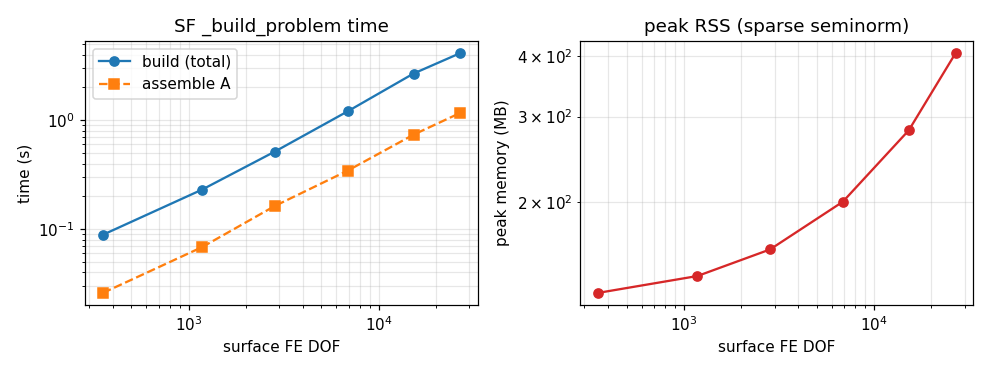

The script that saved this image:
#!/usr/bin/env python3
"""SF design scaling benchmark: build time + peak memory vs surface-mesh DOF.

Measures ``calc_streamfunction._build_problem`` (mesh load + Biot-Savart design
matrix assembly + sparse seminorm fold + ACA+TSVD factorisation) on a cylinder
lateral-surface Gx coil at a density sweep, plus the dominant sub-cost
(``_assemble_biot_savart``).  One case at a time (Benchmark Policy); records
peak RSS via psutil.

Motivation (2026-06-03): the regularisation seminorm and the DOF-reduction
matrix R were dense N x N, making ``_build_problem`` an O(N^2) time + memory
wall (13.3 s and 3.75 GB at N = 15 260 DOF).  Sparsifying both (the FE
stiffness is ~2 % dense) + factor-once ``splu`` in
``RegularizedTSVD.from_stiffness`` removed it; the ACA fold is now ~0.3 s and
peak memory ~0.2 GB at the same DOF count (44x / 19x).  This script locks the
post-fix curve; results JSON is committed next to it (Data Persistence Policy).

    python bench_sf_scaling.py                 # default sweep, writes JSON + PNG
    python bench_sf_scaling.py --max-ndof 30000
"""
from __future__ import annotations

import argparse
import json
import os
import platform
import time

import numpy as np


def _peak_mb():
    try:
        import psutil
        m = psutil.Process(os.getpid()).memory_info()
        return float(getattr(m, "peak_wset", m.rss)) / 2 ** 20
    except Exception:
        return -1.0


def _gen_cylinder(maxh, out):
    from netgen.occ import Cylinder, Pnt, Z, OCCGeometry
    a, L = 0.15, 0.50
    cyl = Cylinder(Pnt(0, 0, -L / 2), Z, r=a, h=L)
    lateral = max(cyl.faces, key=lambda f: f.mass)
    OCCGeometry(lateral).GenerateMesh(maxh=maxh).Save(out)


def _gen_eval(out):
    from netgen.occ import Sphere, Pnt, OCCGeometry
    OCCGeometry(Sphere(Pnt(0, 0, 0), 0.05)).GenerateMesh(maxh=0.025).Save(out)


def main():
    ap = argparse.ArgumentParser(description=__doc__)
    ap.add_argument("--out-dir", default=os.path.dirname(os.path.abspath(__file__)))
    ap.add_argument("--work-dir", default=os.path.join(os.environ.get("TEMP", "/tmp"),
                                                       "sf_bench_scale"))
    ap.add_argument("--max-ndof", type=float, default=16000.0,
                    help="stop refining once ndof exceeds this")
    ap.add_argument("--order", type=int, default=1)
    ap.add_argument("--eval-max", type=int, default=80)
    ap.add_argument("--no-plot", action="store_true")
    args = ap.parse_args()

    import sys
    sys.path.insert(0, os.path.join(os.path.dirname(os.path.abspath(__file__)),
                                    "..", "..", "src", "radia"))
    sys.path.insert(0, os.path.join(os.path.dirname(os.path.abspath(__file__)),
                                    "..", "..", "src", "radia", "panels"))
    import calc_streamfunction as C
    from ngsolve import Mesh, H1, specialcf, TaskManager

    os.makedirs(args.work_dir, exist_ok=True)
    eval_vol = os.path.join(args.work_dir, "eval_dsv.vol")
    _gen_eval(eval_vol)

    rows = []
    with TaskManager():
        # warmup: first build pays NGSolve/MKL/ACA-module cold-start (~7 s);
        # discard it so the recorded curve is steady-state, not init-dominated.
        _wu = os.path.join(args.work_dir, "cyl_warmup.vol")
        _gen_cylinder(0.05, _wu)
        C._build_problem(argparse.Namespace(
            coil_vol=_wu, eval_vol=eval_vol, target_cf="x", order=args.order,
            regularize="h1", confine="abe", alpha=0.0,
            eval_max=args.eval_max, method="design"))
        for maxh in [0.04, 0.022, 0.014, 0.009, 0.006, 0.0045, 0.0035]:
            coil_vol = os.path.join(args.work_dir, f"cyl_h{int(maxh*1e4):04d}.vol")
            _gen_cylinder(maxh, coil_vol)
            ns = argparse.Namespace(
                coil_vol=coil_vol, eval_vol=eval_vol, target_cf="x",
                order=args.order, regularize="h1", confine="abe",
                alpha=0.0, eval_max=args.eval_max, method="design")
            # dominant sub-cost: the Biot-Savart design-matrix assembly
            coil = Mesh(coil_vol)
            fes = H1(coil, order=args.order, definedon=coil.Boundaries(".*"))
            nrm = specialcf.normal(3)
            evalm = Mesh(eval_vol)
            cpts = np.array([list(p.point) for p in evalm.vertices])
            cpts = cpts[np.linspace(0, len(cpts) - 1,
                                    min(len(cpts), args.eval_max)).astype(int)]
            t0 = time.perf_counter()
            C._assemble_biot_savart(fes, nrm, cpts, [2])
            t_assemble = time.perf_counter() - t0
            # full build (load + assemble + sparse fold + ACA)
            t0 = time.perf_counter()
            P = C._build_problem(ns)
            t_build = time.perf_counter() - t0
            row = {"maxh": maxh, "nv": int(coil.nv), "ndof": int(P["fes"].ndof),
                   "n_free": int(P["n_free"]), "M": int(P["n_constraint"]),
                   "t_assemble_s": round(t_assemble, 4),
                   "t_build_s": round(t_build, 4),
                   "peak_memory_mb": round(_peak_mb(), 1)}
            rows.append(row)
            print(f"ndof={row['ndof']:6d} M={row['M']:3d}  "
                  f"assemble={row['t_assemble_s']*1e3:7.0f}ms  "
                  f"build={row['t_build_s']*1e3:7.0f}ms  "
                  f"peak={row['peak_memory_mb']:.0f}MB")
            if P["fes"].ndof > args.max_ndof:
                break

    from datetime import datetime
    data = {"timestamp": datetime.now().isoformat(timespec="seconds"),
            "hostname": platform.node(),
            "benchmark": "sf_design_scaling",
            "problem": {"geometry": "cylinder lateral surface r=0.15 L=0.5",
                        "target": "Gx (Bz=x)", "order": args.order,
                        "regularize": "h1", "confine": "abe"},
            "note": "post-sparse-seminorm fix (2026-06-03); t_build is "
                    "mesh-load + Biot-Savart assemble + sparse R^T S R fold + "
                    "ACA+TSVD factorise; the dense seminorm wall (13.3s/3.75GB "
                    "at ndof=15260) is gone -> ACA fold ~0.3s, peak ~0.2GB.",
            "results": rows}
    jpath = os.path.join(args.out_dir, "bench_sf_scaling.json")
    with open(jpath, "w", encoding="utf-8") as f:
        json.dump(data, f, indent=2)
    print(f"\nResults -> {jpath}")

    if not args.no_plot:
        try:
            import matplotlib
            matplotlib.use("Agg")
            import matplotlib.pyplot as plt
            nd = [r["ndof"] for r in rows]
            fig, (ax1, ax2) = plt.subplots(1, 2, figsize=(9, 3.4))
            ax1.loglog(nd, [r["t_build_s"] for r in rows], "o-", label="build (total)")
            ax1.loglog(nd, [r["t_assemble_s"] for r in rows], "s--", label="assemble A")
            ax1.set_xlabel("surface FE DOF"); ax1.set_ylabel("time (s)")
            ax1.set_title("SF _build_problem time"); ax1.legend(); ax1.grid(True, which="both", alpha=0.3)
            ax2.loglog(nd, [r["peak_memory_mb"] for r in rows], "o-", color="C3")
            ax2.set_xlabel("surface FE DOF"); ax2.set_ylabel("peak memory (MB)")
            ax2.set_title("peak RSS (sparse seminorm)"); ax2.grid(True, which="both", alpha=0.3)
            fig.tight_layout()
            ppath = os.path.join(args.out_dir, "bench_sf_scaling.png")
            fig.savefig(ppath, dpi=110)
            print(f"Plot    -> {ppath}")
        except Exception as e:
            print(f"(plot skipped: {e})")


if __name__ == "__main__":
    main()
